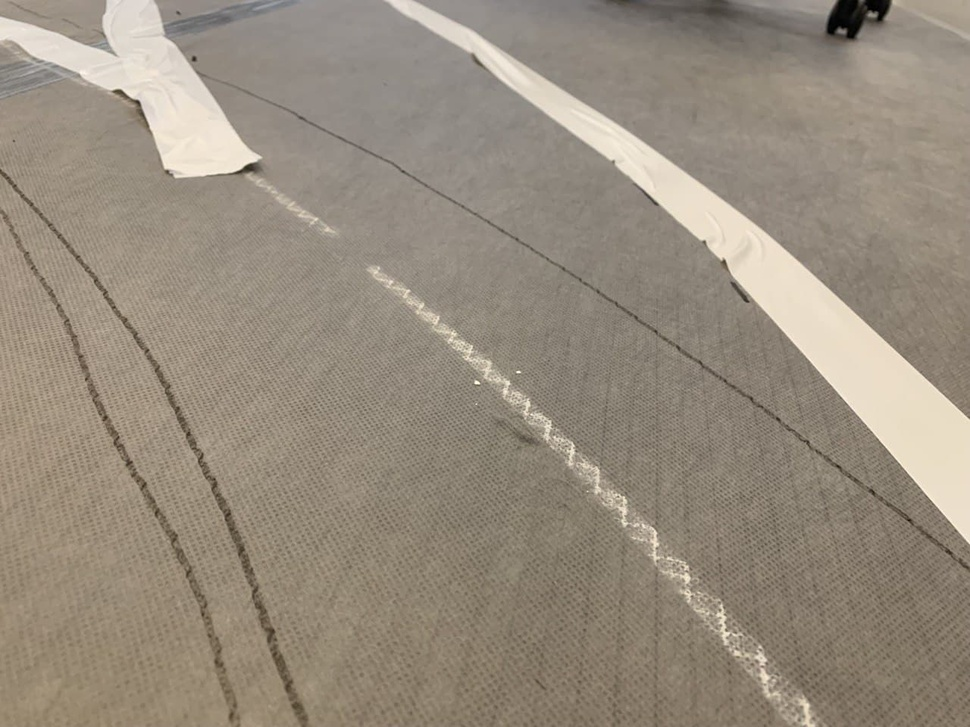
#> input picture dataset/env_3/env_3 (1).jpg, 970 x 727 px, shrunk from 1280 x 960 before the run
$ python -i utilities.py   (imports and definitions only)
#> lines starting #> are read from the running program, lines starting #| are printed output that depends on the picture; after the words box and inside, x2 and y2 are one past the last pixel; in counts of white or black regions, pixels touching at a corner belong together
import cv2
import numpy as np

from typing import List


def image_preprocessing(image: np.ndarray) -> np.ndarray:
    """
    Preprocesses the image to get a better line detection
    Args:
        image: image to process

    Returns:
        result: processed image
    """
    blur = cv2.blur(image, (5, 5))

    _, thresh1 = cv2.threshold(blur, 168, 255, cv2.THRESH_BINARY)

    hsv = cv2.cvtColor(thresh1, cv2.COLOR_RGB2HSV)

    lower_white = np.array([0, 0, 168])
    upper_white = np.array([172, 111, 255])
    mask = cv2.inRange(hsv, lower_white, upper_white)

    kernel_erode = np.ones((6, 6), np.uint8)
    eroded_mask = cv2.erode(mask, kernel_erode, iterations=1)
    kernel_dilate = np.ones((4, 4), np.uint8)
    dilated_mask = cv2.dilate(eroded_mask, kernel_dilate, iterations=1)

    return dilated_mask


def direction(image: np.ndarray) -> float:
    """
    Reads and preprocesses the image in path
    Returns a direction between 0 and width in pixels
    The direction is the center of the main detected line

    Args:
        image: image to analyze

    Returns:
        cx: center of the main line detected in pixels
    """

    _, width = image.shape[:2]

    # Preprocess image (blur, threshold, etc.)
    dilated_mask = image_preprocessing(image)

    # Find contours
    contours, _ = cv2.findContours(
        dilated_mask, cv2.RETR_TREE, cv2.CHAIN_APPROX_SIMPLE)

    # If contours found, take the biggest one
    if (len(contours) > 0):
        main_contour = sorted(contours, key=cv2.contourArea, reverse=True)[0]
        coords = cv2.moments(main_contour)
        if (coords['m00'] != 0):
            cx = int(coords['m10']/coords['m00'])
            # Return its center
            return cx
    # If no contours found, return the center of the image
    return width/2


# [64 lines left out: function turn_detection, not called in this run]


class PID():
    # [163 lines left out: functions __init__, compute, direction_to_motor, roundabout_direction, detect_red, not called in this run]

>>> import cv2
>>> picture = cv2.cvtColor(cv2.imread('dataset/env_3/env_3 (1).jpg'), cv2.COLOR_BGR2RGB)
>>> result = direction(picture)
#> in image_preprocessing, `_, thresh1 = cv2.threshold(blur, 168, 255, cv2.THRESH_BINARY)`:
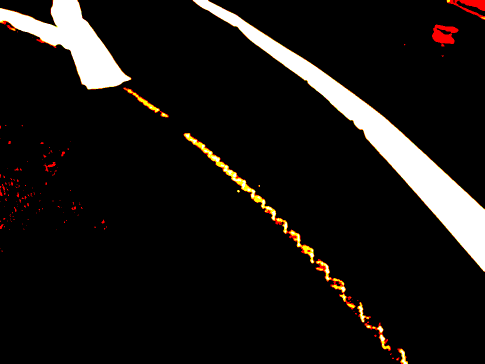
#> thresh1: shape (727, 970, 3) (shown at 1/2 size); mean R, G, B 24.2, 21.4, 19.5
#> in image_preprocessing, `mask = cv2.inRange(hsv, lower_white, upper_white)`:
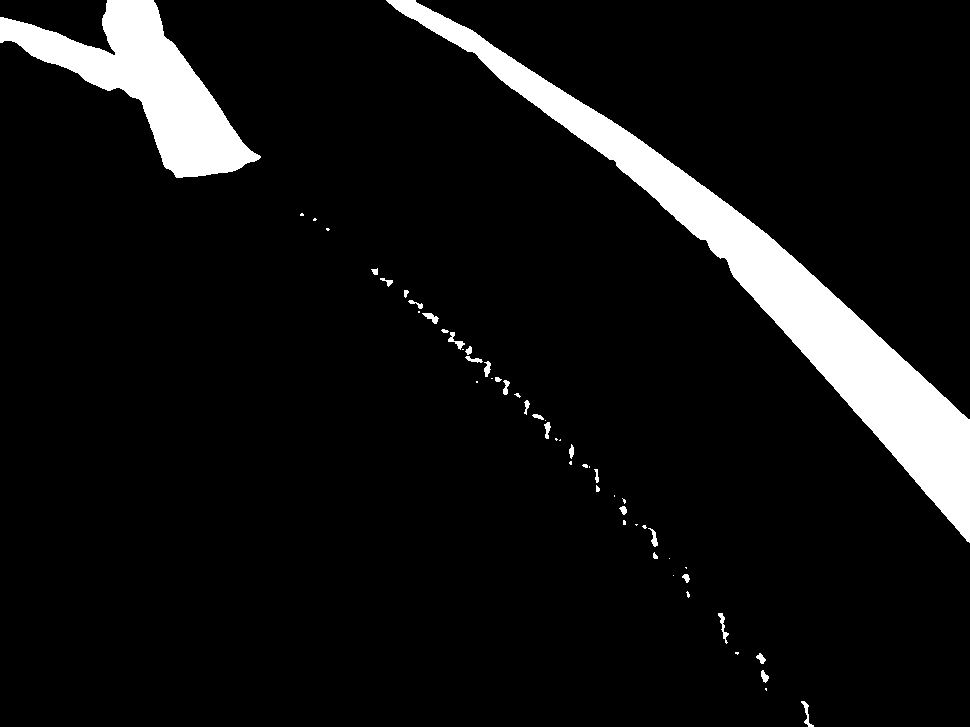
#> mask: shape (727, 970); 7.6% white; 53 white regions (25 under 20 px), largest, box (x1, y1, x2, y2) and area: (386, 0, 970, 543) 35560, (0, 0, 261, 178) 16688, (718, 613, 729, 644) 107
#> in image_preprocessing, `eroded_mask = cv2.erode(mask, kernel_erode, iterations=1)`:
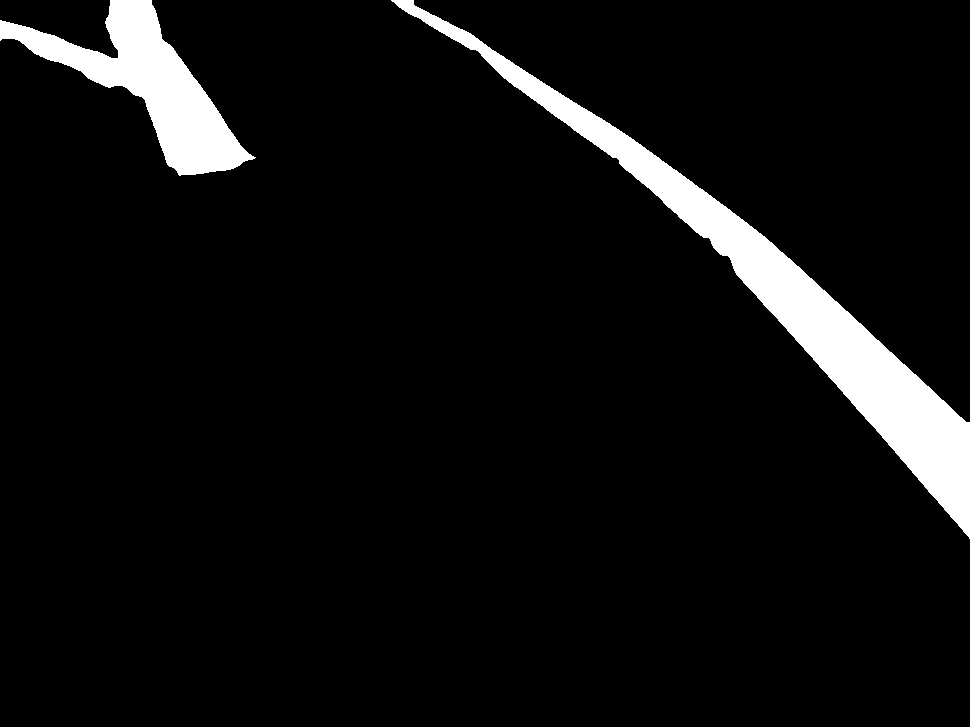
#> eroded_mask: shape (727, 970); 6.3% white; 2 white regions, box (x1, y1, x2, y2) and area: (391, 0, 970, 539) 30265, (0, 0, 256, 176) 14432
#> in image_preprocessing, `dilated_mask = cv2.dilate(eroded_mask, kernel_dilate, iterations=1)`:
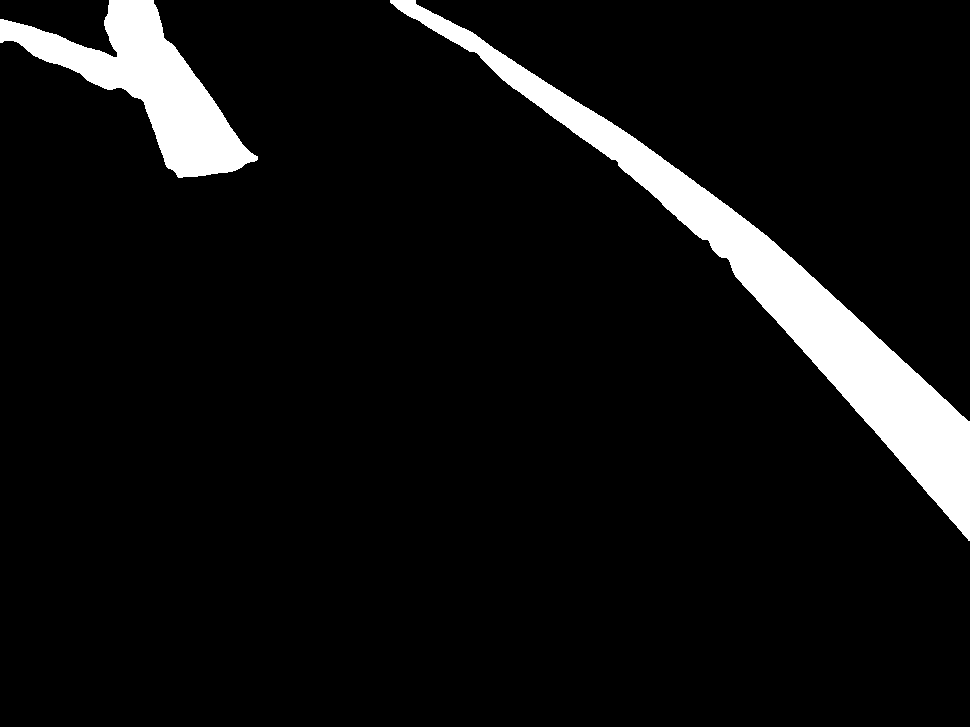
#> dilated_mask: shape (727, 970); 7% white; 2 white regions
#> in direction, `contours, _ = cv2.findContours( dilated_mask, cv2.RETR_TREE, cv2.CHAIN..`: contours = 2 contours; box (x1, y1, x2, y2) and area: (390, 0, 970, 541) 32694, (0, 0, 258, 178) 15480
#> in direction, `main_contour = sorted(contours, key=cv2.contourArea, reverse=True)[0]`: main_contour = contour of 515 points, box (x1, y1, x2, y2) (390, 0, 970, 541), area 32694
#> in direction, `coords = cv2.moments(main_contour)`: coords = moments, m00 32694, centre m10/m00, m01/m00 = (775.4, 293.2)
#> in direction, `cx = int(coords['m10']/coords['m00'])`: cx = 775
#> result = 775

$ run again, on dataset/env_3/env_3 (10).jpg
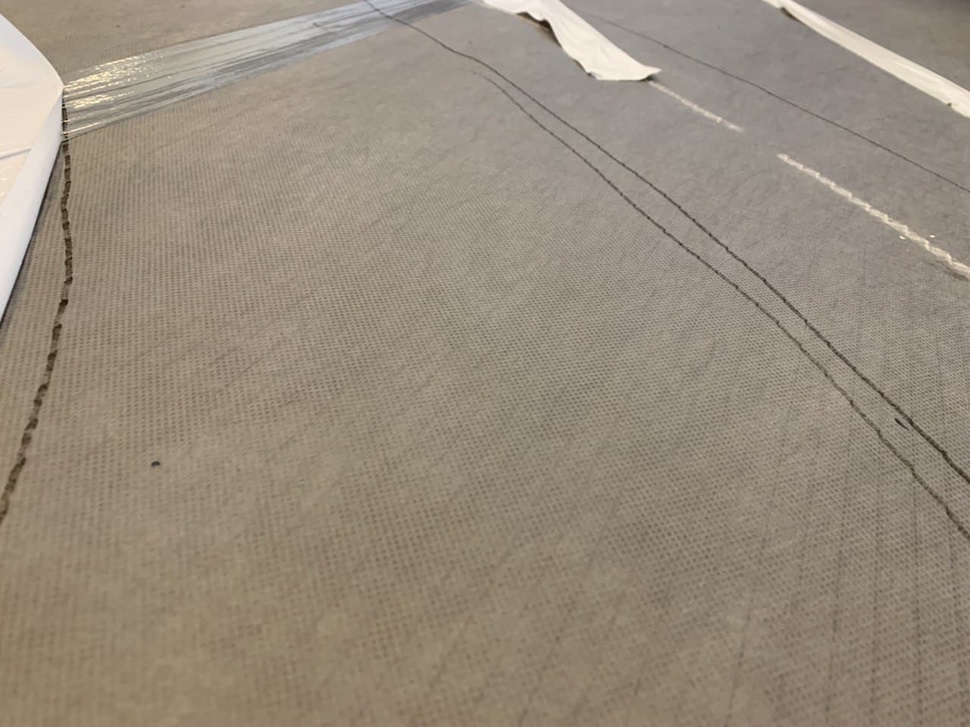
#> input picture dataset/env_3/env_3 (10).jpg, 970 x 727 px, shrunk from 1280 x 960 before the run
#> hsv: shape (727, 970, 3); mean H, S, V 0.3, 5.3, 14.4
#> in image_preprocessing, `mask = cv2.inRange(hsv, lower_white, upper_white)`:
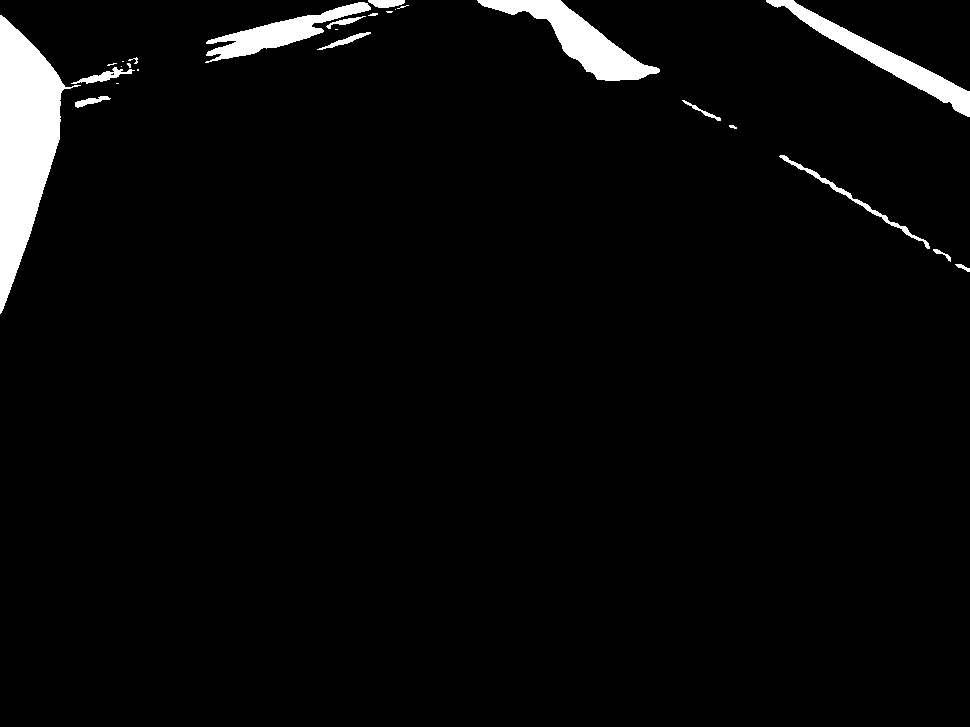
#> mask: shape (727, 970); 3.6% white; 26 white regions (10 under 20 px), largest, box (x1, y1, x2, y2) and area: (0, 15, 81, 314) 11422, (477, 0, 660, 81) 4628, (766, 0, 970, 117) 3822
#> eroded_mask: shape (727, 970); 2.6% white; 10 white regions (5 under 20 px), largest, box (x1, y1, x2, y2) and area: (0, 19, 62, 309) 10474, (481, 0, 655, 79) 3554, (770, 0, 970, 114) 2342, (218, 5, 367, 57) 1664, (372, 0, 403, 6) 124
#> in image_preprocessing, `dilated_mask = cv2.dilate(eroded_mask, kernel_dilate, iterations=1)`:
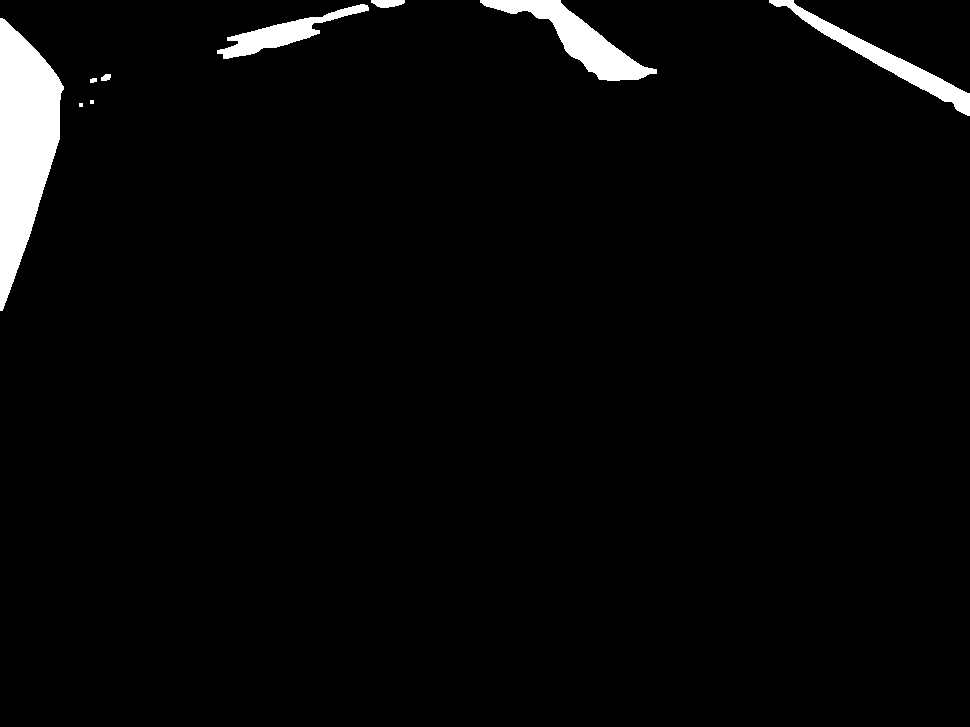
#> dilated_mask: shape (727, 970); 3% white; 9 white regions (2 under 20 px)
#> contours = 9 contours, 2 with area under 20; largest, box (x1, y1, x2, y2) and area: (0, 18, 64, 311) 10950, (480, 0, 657, 81) 4059, (769, 0, 970, 116) 3010, (217, 4, 369, 59) 2151, (371, 0, 405, 8) 174, (101, 74, 111, 81) 42, (90, 78, 97, 83) 20
#> main_contour = contour of 147 points, box (x1, y1, x2, y2) (0, 18, 64, 311), area 10950
#> coords = moments, m00 10950, centre m10/m00, m01/m00 = (23.26, 143.4)
#> cx = 23

$ run again, on dataset/env_3/env_3 (11).jpg
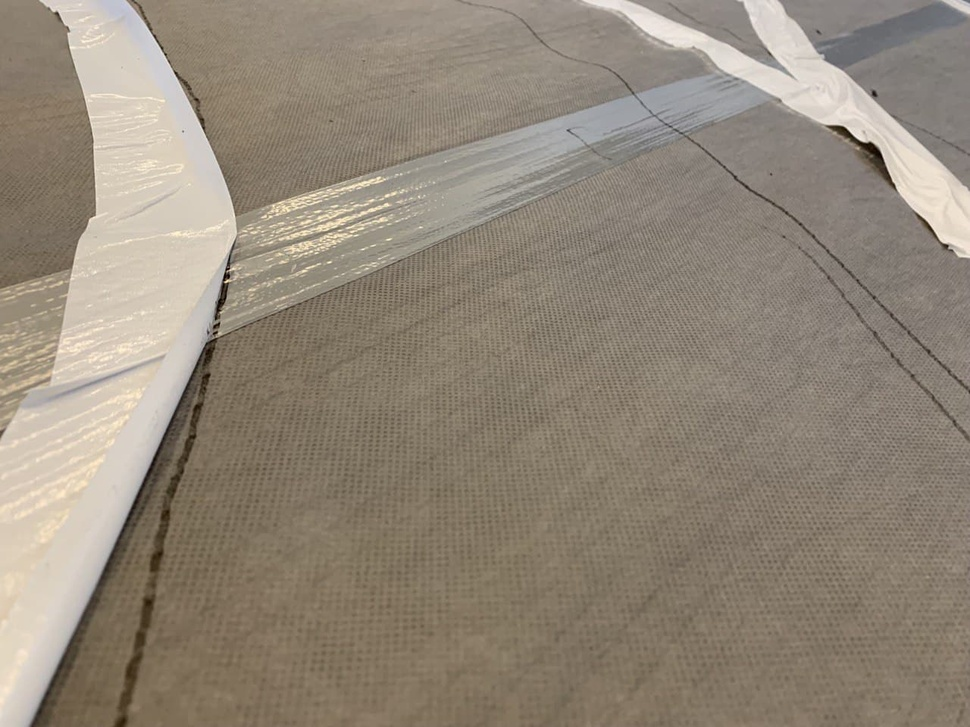
#> input picture dataset/env_3/env_3 (11).jpg, 970 x 727 px, shrunk from 1280 x 960 before the run
#> hsv: shape (727, 970, 3); mean H, S, V 0.4, 5, 41.6
#> in image_preprocessing, `mask = cv2.inRange(hsv, lower_white, upper_white)`:
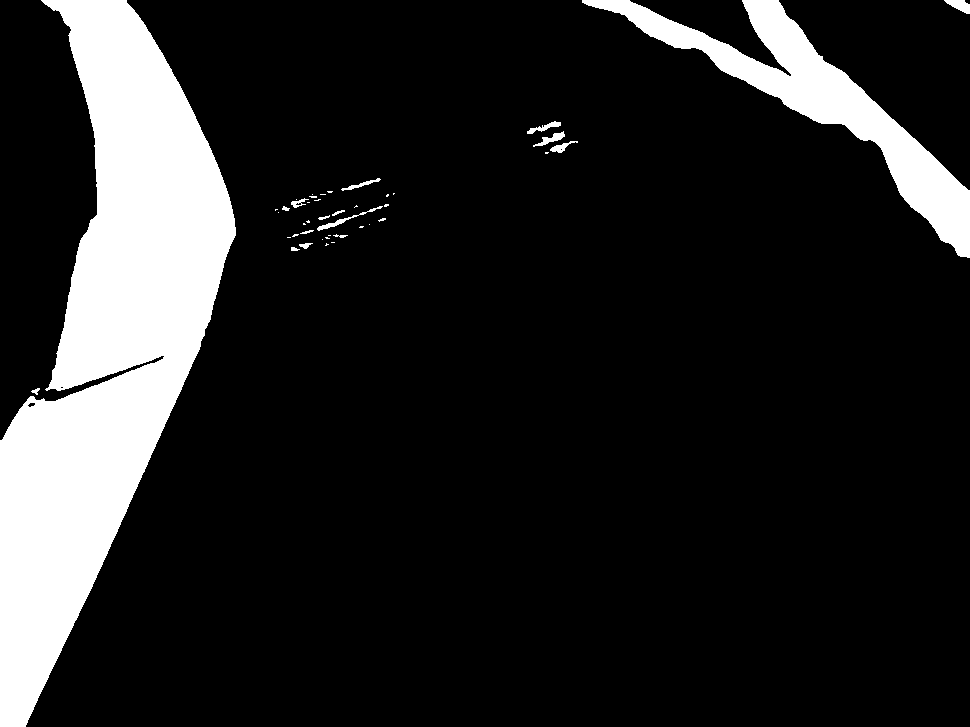
#> mask: shape (727, 970); 14.3% white; 43 white regions (26 under 20 px), largest, box (x1, y1, x2, y2) and area: (0, 0, 236, 727) 81424, (582, 0, 970, 258) 18265, (944, 0, 970, 14) 210
#> eroded_mask: shape (727, 970); 13% white; 5 white regions (2 under 20 px), largest, box (x1, y1, x2, y2) and area: (0, 0, 234, 727) 76612, (585, 0, 970, 255) 14776, (949, 0, 970, 12) 94
#> in image_preprocessing, `dilated_mask = cv2.dilate(eroded_mask, kernel_dilate, iterations=1)`:
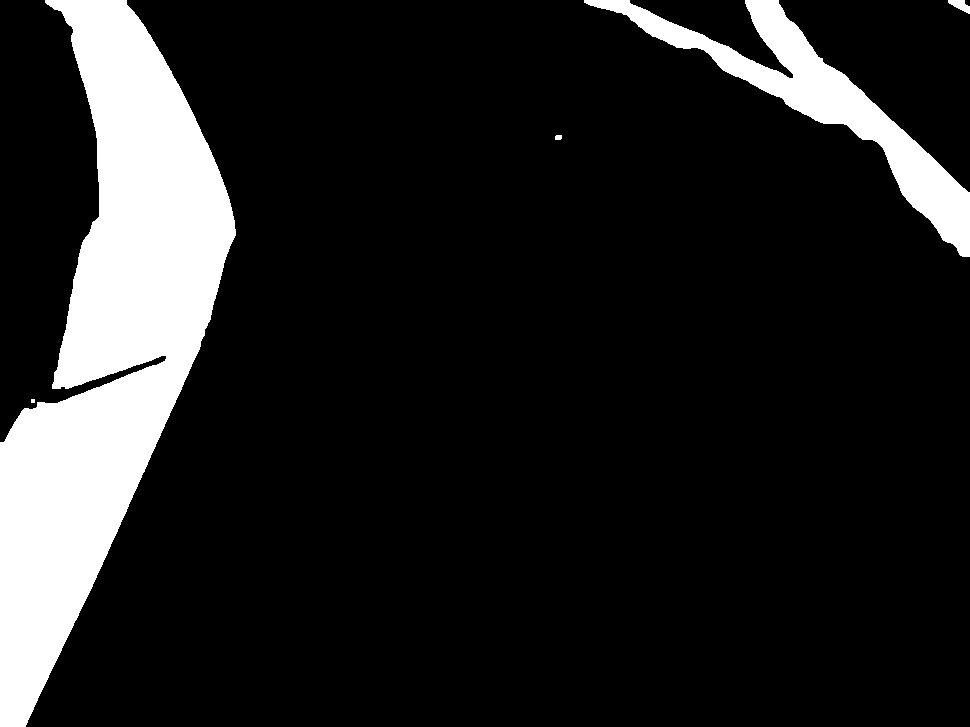
#> dilated_mask: shape (727, 970); 13.7% white; 5 white regions (1 under 20 px)
#> contours = 5 contours, 1 with area under 20; largest, box (x1, y1, x2, y2) and area: (0, 0, 236, 727) 78796, (584, 0, 970, 257) 16361, (948, 0, 970, 14) 141, (555, 135, 562, 140) 23
#> main_contour = contour of 939 points, box (x1, y1, x2, y2) (0, 0, 236, 727), area 78796
#> coords = moments, m00 78795.5, centre m10/m00, m01/m00 = (108.3, 342.6)
#> cx = 108
